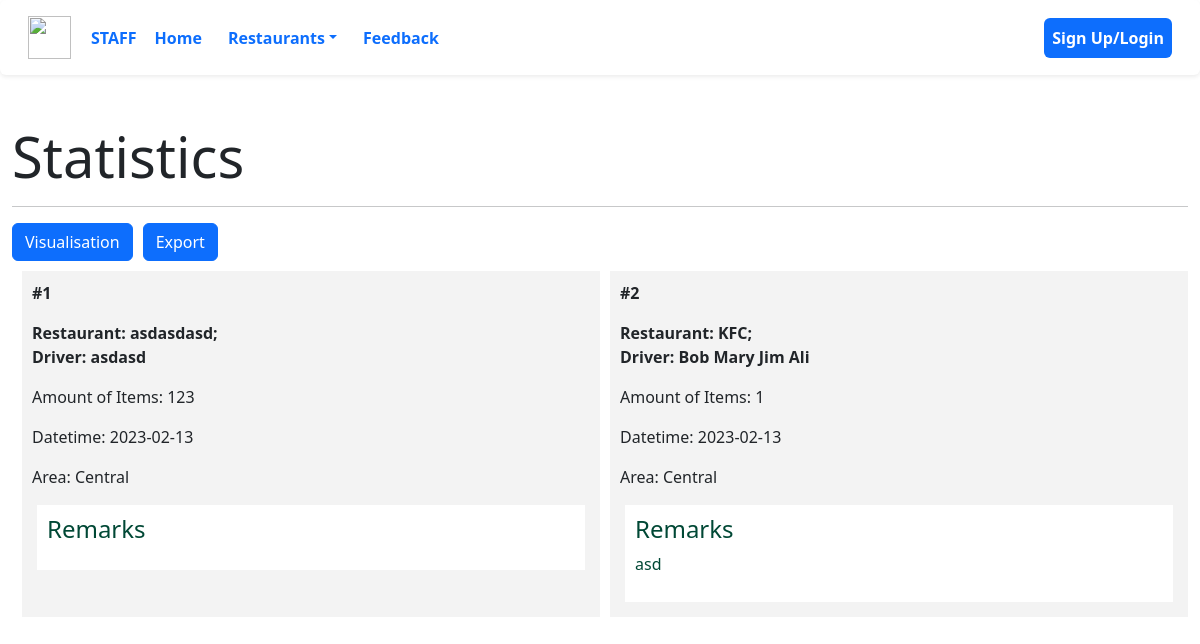
Before: /visualiseOrders with the older database file.
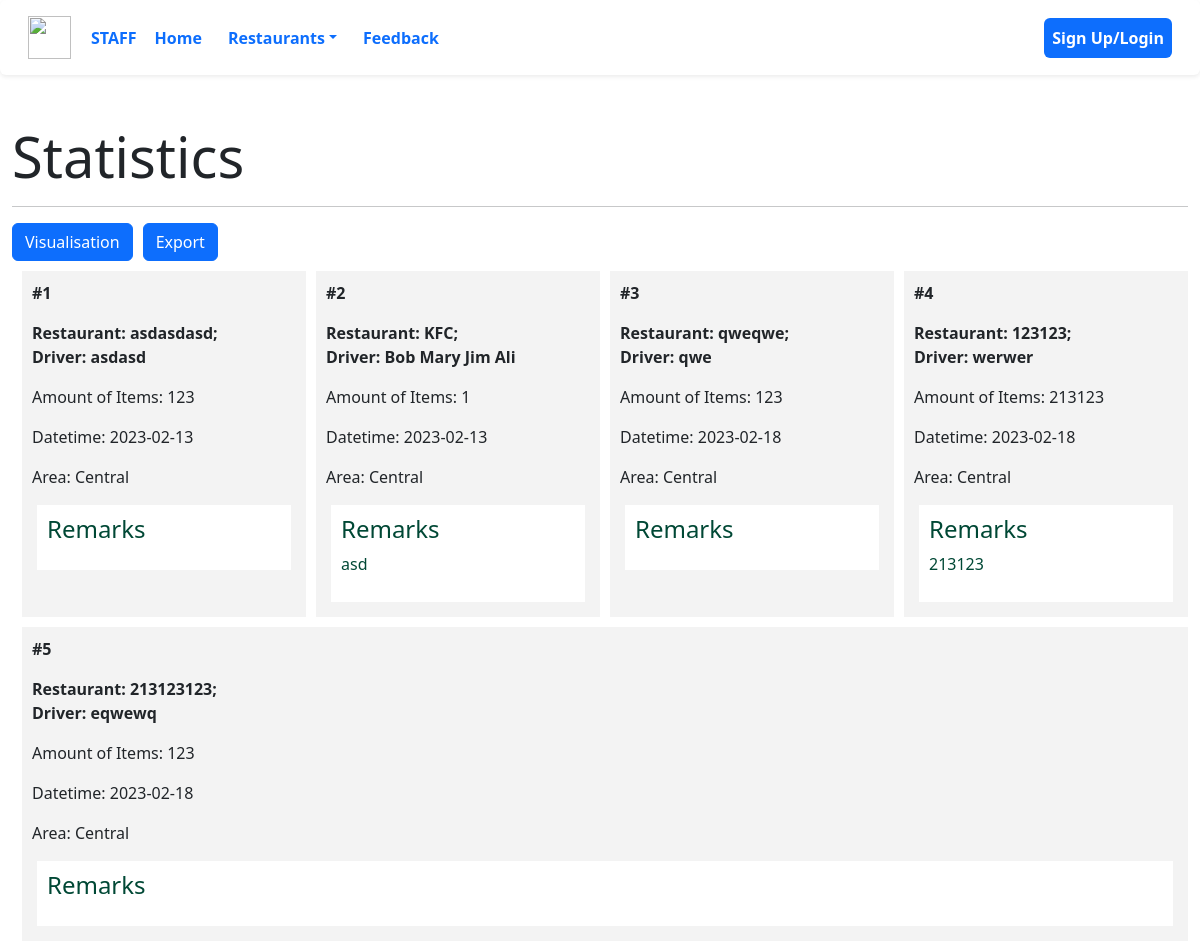
After: the same page with the newer database file.
### __init__.py (models this page shows)
class orderList(db.Model):
    id = db.Column(db.Integer, primary_key=True)
    date = db.Column(db.Date, nullable=False)
    name = db.Column(db.String(100), nullable=False)
    num = db.Column(db.Integer, nullable=False)
    area = db.Column(db.String(100), nullable=False)
    dri_name = db.Column(db.String(100), nullable=False)
    remarks = db.Column(db.String(100))

### __init__.py (the view)
@app.route('/visualiseOrders')
def visualise_orders():
    table = orderList.query.all()
    return render_template('visualiseOrders.html', table=table)

### templates/visualiseOrders.html (shortened to what this page needs)
{% extends "staff_base.html" %}
{% block content %}
<h1 class="display-4">Statistics</h1>
<hr>
<a class="btn btn-primary" href="/dataGraph">Visualisation</a><a class="btn btn-primary" style="margin-left: 10px;" href="/export">Export</a>
<div>
    <div class="content">
        {% for items in table %}
            <div class="table-a">
                <p><b>#{{ items.id }}</b></p>
                <b>
                    <p class="name">Restaurant: {{ items.name }}; <br> Driver: {{ items.dri_name }}</p>
                </b>
                <p>Amount of Items: {{ items.num }}</p>
                <p>Datetime: {{ items.date }}</p>
                <p>Area: {{ items.area }}</p>
                <div class="bio">
                    <h4>Remarks</h4>
                    <p>{{ items.remarks }}</p>
                </div>
            </div>
        {% endfor %}
    </div>
</div>
{% endblock %}

### templates/staff_base.html (shortened to what this page needs)
<!DOCTYPE html>
<html lang="en">
<head>
    <link href="https://cdn.jsdelivr.net/npm/bootstrap@5.2.3/dist/css/bootstrap.min.css"
      rel="stylesheet"
>
</head>
<body>
    {% block navbar %}
        {% include 'includes/_staffnavbar.html' %}
    {% endblock %}
    <div class="container-fluid">
        {% block content %}
        {% endblock %}
    </div>
</body>
</html>

### templates/includes/_staffnavbar.html (shortened to what this page needs)
<nav class="navbar navbar-expand-lg shadow-sm p-3 mb-5 bg-white rounded ">
  <div class="container-fluid fw-bold">
    <a href="#"><img src="https://icon-library.com/images/rabbit-icon-png/rabbit-icon-png-29.jpg" style="width: 43px; height: 43px; margin-right: 20px;"></a>
    <a style="color: #0d6efd;">STAFF</a>
    <div class="collapse navbar-collapse">
      <ul class="navbar-nav">
        <li class="nav-item">
          <a class="nav-link" style="color: #0d6efd;" href="/staff">Home</a>
        </li>
        <li class="nav-item dropdown">
          <a class="nav-link dropdown-toggle" style="color: #0d6efd;" href="#" role="button" data-bs-toggle="dropdown">Restaurants</a>
        </li>
        <li class="nav-item">
          <a class="nav-link" style="color: #0d6efd;" href="/retrievefaq">Feedback</a>
        </li>
      </ul>
    </div>
    <div class="collapse navbar-collapse justify-content-end">
      <ul class="navbar-nav">
        <li class="nav-pills">
          <a class="nav-link active" aria-current="page" style="color: white;" href="/">Sign Up/Login</a>
        </li>
      </ul>
    </div>
  </div>
</nav>

### templates/visualiseOrders.html (style rules this page uses)
.content { margin: 5px; width: 100%; display: flex; flex-direction: row; flex-wrap: wrap; }
.table-a { flex: 20%; padding: 10px; margin: 5px; background-color: #f3f3f3; inline-size: 100%; }
.bio { padding: 10px; margin: 5px; background-color: #ffffff; color: #004835; }

### templates/staff_base.html (style rules this page uses)
.nav-item { padding-left: 10px; }

Changed rows visible on the page:
added orderList: id "3", name "qweqwe", dri_name "qwe", num "123", date "2023-02-18", area "Central"
added orderList: id "4", name "123123", dri_name "werwer", num "213123", date "2023-02-18", area "Central", remarks "213123"
added orderList: id "5", name "213123123", dri_name "eqwewq", num "123", date "2023-02-18", area "Central"
